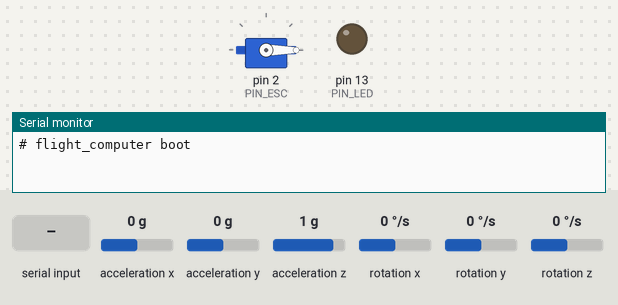
Simulated run of this sketch. Board: Arduino Leonardo, built with avr-gcc and run on an emulated ATmega32U4. Parts: servo, output pins drawn as LEDs (lit = HIGH), the last lines printed to the serial monitor. Wiring (inferred from the names in the program): MPU-6050 motion sensor at I2C address 0x68. Dashed ring = blinking. The inputs (shaded band) are chosen by the test bench; at power-on: acceleration x 0 g, acceleration y 0 g, acceleration z 1 g, rotation x 0 °/s, rotation y 0 °/s, rotation z 0 °/s.

Above: at 0.1 s.
At 3.1 s:
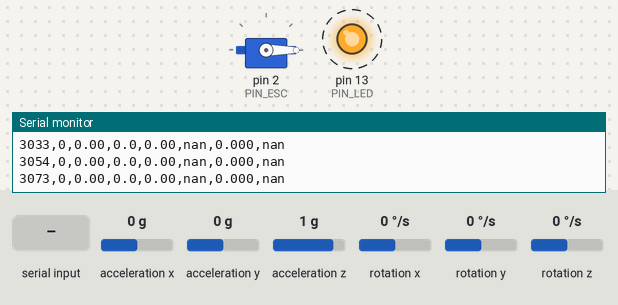
3.2 s: "stop\n" received over Serial
5.5 s: "ki\n" received over Serial
Timing chart, 0 to 13.5 s (numbered marks = the images above; inputs shaded):
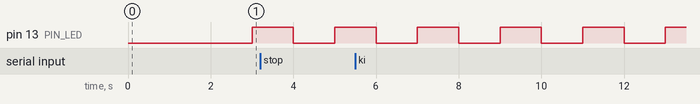

The sketch:

flight_computer.ino
```cpp
// flight_computer.ino -- Teensy 4.0 flight computer for the 1-DOF TVC demonstrator.
//
//   GY-521 IMU --I2C--> Teensy --UART--> BusLinker --bus--> HTD-30H gimbal servo
//                          |  \--PWM--> ESC --> EDF
//                          USB
//                     Raspberry Pi 5 (logging, tuning, later the joystick)
//
// Wiring: docs/pinout.md and docs/icd/. Settings: config.h.
// Serial commands and the CSV format: docs/icd/usb_link.md (or type "help").
//
// STATES
//   SAFE  (boot)  EDF off, servo centered and holding.
//   ARMED         Closed-loop gimbal control, EDF off. Use this for bench
//                 tests: tilt the IMU by hand and watch the gimbal respond.
//   RUN           Closed-loop control AND the EDF spins at the set throttle.
//   FAULT         EDF off, servo centered. Latched until "stop".
// The EDF can only spin in RUN, and RUN can only be entered from ARMED.

#include <Wire.h>
#include "config.h"
#include "imu.h"
#include "servo_bus.h"
#include "esc.h"

enum State : uint8_t { SAFE = 0, ARMED = 1, RUN = 2, FAULT = 3 };
const char *STATE_NAMES[] = { "SAFE", "ARMED", "RUN", "FAULT" };

Imu imu;
ServoBus servo;
Esc esc;

// --- controller state ---
State state = SAFE;
float Kp = KP_DEFAULT, Ki = KI_DEFAULT, Kd = KD_DEFAULT;
float ref_rad = 0;              // angle setpoint (later from the joystick)
float throttle_set = 0;         // EDF throttle used in RUN (0..1, capped in Esc)
float integral = 0;
float rate_filt = 0;            // low-passed gyro rate for the D term
float gimbal_cmd_deg = 0;       // commanded fan tilt
int   servo_trim = 0;           // counts added to SERVO_CENTER

// --- feedback from the servo (refreshed at SERVO_READ_HZ) ---
float gimbal_meas_deg = NAN;
float servo_v = NAN;
uint8_t servo_misses = 0;

// --- timing ---
const float DT = 1.0f / LOOP_HZ;
uint32_t next_tick_us;
uint32_t tick = 0;
uint32_t last_host_ms = 0;

// =====================================================================
// HELPERS
// =====================================================================

void enter(State s, const char *why) {
  state = s;
  if (s != RUN) esc.stop();
  if (s == SAFE || s == FAULT) gimbal_cmd_deg = 0;
  integral = 0;
  Serial.print(F("# STATE "));
  Serial.print(STATE_NAMES[s]);
  Serial.print(F(": "));
  Serial.println(why);
}

uint16_t tilt_to_counts(float fan_deg) {
  float c = SERVO_CENTER + servo_trim + SERVO_DIR * GIMBAL_RATIO * fan_deg * SERVO_COUNTS_PER_DEG;
  return (uint16_t)constrain(lroundf(c), 0, 1000);
}

float counts_to_tilt(int16_t counts) {
  return (counts - SERVO_CENTER - servo_trim) / (SERVO_DIR * GIMBAL_RATIO * SERVO_COUNTS_PER_DEG);
}

void update_led() {
  // SAFE slow blink, ARMED fast blink, RUN solid, FAULT very fast
  static const uint16_t period_ms[] = { 1000, 250, 0, 80 };
  uint16_t p = period_ms[state];
  digitalWrite(PIN_LED, p == 0 ? HIGH : ((millis() / p) & 1));
}

// =====================================================================
// SETUP
// =====================================================================

void setup() {
  pinMode(PIN_LED, OUTPUT);
  esc.begin(PIN_ESC);   // FIRST: hold the ESC at zero throttle from power-up
  Serial.begin(115200); // USB: the baud number is ignored on Teensy
  servo.begin(SERVO_BUS_SERIAL, SERVO_BUS_BAUD);

  uint32_t t0 = millis();
  while (!Serial && millis() - t0 < 2000) {}   // give the Pi/monitor a moment to connect

  Serial.println(F("# flight_computer boot"));
  if (!imu.begin()) {
    Serial.println(F("# ERROR: MPU-6050 not found at 0x68. Check SDA=18, SCL=19, VCC=3.3V."));
    state = FAULT;
  } else {
    Serial.println(F("# Hold the rocket UPRIGHT and STILL -- calibrating..."));
    delay(500);
    imu.calibrate();
    Serial.println(F("# Calibrated."));
  }

  servo.setTorque(SERVO_ID, true);
  servo.move(SERVO_ID, tilt_to_counts(0), 500);   // ease to center

  Serial.println(F("t_ms,state,theta_deg,rate_dps,gimbal_cmd_deg,gimbal_meas_deg,throttle,servo_v"));
  Serial.println(F("# Ready in SAFE. Type 'help'."));
  next_tick_us = micros();
  last_host_ms = millis();
}

// =====================================================================
// MAIN LOOP -- fixed rate at LOOP_HZ
// =====================================================================

void loop() {
  handle_serial();
  update_led();

  if ((int32_t)(micros() - next_tick_us) < 0) return;
  next_tick_us += 1000000UL / LOOP_HZ;
  tick++;

  // --- 1. Sense ---
  if (!imu.update(DT)) {
    if (state != FAULT) enter(FAULT, "IMU read failed (check I2C wiring/grounds)");
  }
  float theta = imu.theta();
  const float b = DT / (DT + 1.0f / (2 * PI * D_LPF_HZ));
  rate_filt += b * (imu.rate() - rate_filt);

  // --- 2. Safety checks ---
  if ((state == ARMED || state == RUN) && fabsf(theta) > radians(THETA_TRIP_DEG)) {
    enter(FAULT, "angle past THETA_TRIP_DEG");
  }
  if (state == RUN && HOST_TIMEOUT_MS > 0 && millis() - last_host_ms > HOST_TIMEOUT_MS) {
    enter(SAFE, "host heartbeat lost");
  }

  // --- 3. Control (same law as sim/tvc_sim/tvc_simulate.m) ---
  if (state == ARMED || state == RUN) {
    float e = ref_rad - theta;
    const float dmax = radians(GIMBAL_MAX_DEG);
    if (Ki > 0) integral = constrain(integral + e * DT, -dmax / Ki, dmax / Ki);   // anti-windup
    float delta = Kp * e - Kd * rate_filt + Ki * integral;
    gimbal_cmd_deg = constrain(degrees(delta), -GIMBAL_MAX_DEG, GIMBAL_MAX_DEG);
  }
  esc.set(state == RUN ? throttle_set : 0);

  // --- 4. Actuate the servo at SERVO_CMD_HZ ---
  if (tick % (LOOP_HZ / SERVO_CMD_HZ) == 0) {
    servo.move(SERVO_ID, tilt_to_counts(gimbal_cmd_deg), 0);
  }

  // --- 5. Servo feedback at SERVO_READ_HZ (alternate position / voltage) ---
  if (tick % (LOOP_HZ / SERVO_READ_HZ) == 0) {
    bool ok;
    if ((tick / (LOOP_HZ / SERVO_READ_HZ)) % 2 == 0) {
      int16_t pos;
      ok = servo.readPos(SERVO_ID, pos);
      if (ok) gimbal_meas_deg = counts_to_tilt(pos);
    } else {
      uint16_t mv;
      ok = servo.readVin(SERVO_ID, mv);
      if (ok) {
        servo_v = mv / 1000.0f;
        if ((state == ARMED || state == RUN) && (servo_v < SERVO_VMIN || servo_v > SERVO_VMAX)) {
          enter(FAULT, "servo voltage out of range");
        }
      }
    }
    servo_misses = ok ? 0 : min(servo_misses + 1, 255);
    if (servo_misses == SERVO_MAX_MISSES && (state == ARMED || state == RUN)) {
      enter(FAULT, "servo not responding (BusLinker wiring/jumpers/power?)");
    }
  }

  // --- 6. Telemetry at TELEM_HZ ---
  if (tick % (LOOP_HZ / TELEM_HZ) == 0) {
    Serial.print(millis());                 Serial.print(',');
    Serial.print(state);                    Serial.print(',');
    Serial.print(degrees(theta), 2);        Serial.print(',');
    Serial.print(degrees(rate_filt), 1);    Serial.print(',');
    Serial.print(gimbal_cmd_deg, 2);        Serial.print(',');
    Serial.print(gimbal_meas_deg, 2);       Serial.print(',');
    Serial.print(esc.throttle(), 3);        Serial.print(',');
    Serial.println(servo_v, 2);
  }
}

// =====================================================================
// SERIAL COMMANDS (from the Pi or the Serial Monitor)
// =====================================================================

void handle_serial() {
  static char buf[48];
  static uint8_t n = 0;
  while (Serial.available()) {
    char c = Serial.read();
    if (c == '\n' || c == '\r') {
      if (n > 0) { buf[n] = 0; last_host_ms = millis(); run_command(buf); n = 0; }
    } else if (n < sizeof(buf) - 1) {
      buf[n++] = c;
    }
  }
}

void print_status() {
  Serial.print(F("# state=")); Serial.print(STATE_NAMES[state]);
  Serial.print(F(" Kp=")); Serial.print(Kp, 3);
  Serial.print(F(" Ki=")); Serial.print(Ki, 3);
  Serial.print(F(" Kd=")); Serial.print(Kd, 3);
  Serial.print(F(" ref=")); Serial.print(degrees(ref_rad), 1);
  Serial.print(F(" throttle=")); Serial.print(throttle_set, 3);
  Serial.print(F(" (cap ")); Serial.print(THROTTLE_MAX, 2);
  Serial.print(F(") trim=")); Serial.println(servo_trim);
}

void run_command(char *cmd) {
  char *arg = strchr(cmd, ' ');
  float val = 0;
  if (arg) { *arg = 0; val = atof(arg + 1); }

  if (!strcmp(cmd, "hb")) return;   // heartbeat: just refreshes last_host_ms
  else if (!strcmp(cmd, "stop"))  enter(SAFE, "stop command");
  else if (!strcmp(cmd, "arm")) {
    if (state == SAFE) enter(ARMED, "gimbal active, EDF off");
    else Serial.println(F("# arm: only from SAFE (send 'stop' first)"));
  }
  else if (!strcmp(cmd, "run")) {
    if (state == ARMED) enter(RUN, "EDF enabled");
    else Serial.println(F("# run: only from ARMED"));
  }
  else if (!strcmp(cmd, "throttle") && arg) throttle_set = constrain(val, 0.0f, THROTTLE_MAX);
  else if (!strcmp(cmd, "ref") && arg)  ref_rad = radians(constrain(val, -10.0f, 10.0f));
  else if (!strcmp(cmd, "kp") && arg)   Kp = val;
  else if (!strcmp(cmd, "ki") && arg)   { Ki = val; integral = 0; }
  else if (!strcmp(cmd, "kd") && arg)   Kd = val;
  else if (!strcmp(cmd, "trim") && arg) servo_trim = constrain((int)val, -100, 100);
  else if (!strcmp(cmd, "zero")) {
    if (state == RUN) { Serial.println(F("# zero: not while RUN")); return; }
    Serial.println(F("# Hold upright and still..."));
    imu.calibrate();
    Serial.println(F("# Re-zeroed."));
  }
  else if (!strcmp(cmd, "status")) { /* printed below */ }
  else if (!strcmp(cmd, "help")) {
    Serial.println(F("# stop | arm | run | throttle <0-1> | ref <deg> | kp/ki/kd <val>"));
    Serial.println(F("# trim <counts> | zero | status | hb"));
    return;
  }
  else { Serial.println(F("# Unknown command. Type 'help'.")); return; }
  print_status();
}
```

esc.cpp
```cpp
// esc.cpp -- see esc.h
#include "esc.h"
#include "config.h"

void Esc::begin(int pin) {
  pwm_.attach(pin, ESC_MIN_US, ESC_MAX_US);
  stop();   // ESCs only arm after seeing "zero throttle" at power-up
}

void Esc::set(float throttle) {
  if (!(throttle > 0)) throttle = 0;              // also catches NaN
  if (throttle > THROTTLE_MAX) throttle = THROTTLE_MAX;
  throttle_ = throttle;
  us_ = ESC_MIN_US + (int)(throttle * (ESC_MAX_US - ESC_MIN_US));
  pwm_.writeMicroseconds(us_);
}
```

esc.h
```cpp
// esc.h -- EDF throttle through the ESC's RC PWM input. docs/icd/edf_esc.md.
#pragma once
#include <Arduino.h>
#include <Servo.h>

class Esc {
 public:
  void begin(int pin);           // starts at ESC_MIN_US (motor stopped)
  void set(float throttle);      // 0..1, hard-clamped to THROTTLE_MAX
  void stop() { set(0); }
  float throttle() const { return throttle_; }
  int pulseUs() const { return us_; }

 private:
  Servo pwm_;                    // the Servo library makes the 50 Hz RC pulse
  float throttle_ = 0;
  int us_ = 0;
};
```

imu.cpp
```cpp
// imu.cpp -- see imu.h
#include "imu.h"
#include <Wire.h>
#include "config.h"

void Imu::write(uint8_t reg, uint8_t val) {
  Wire.beginTransmission(MPU_ADDR);
  Wire.write(reg);
  Wire.write(val);
  Wire.endTransmission();
}

bool Imu::begin() {
  Wire.begin();
  Wire.setClock(400000);   // fast I2C: the 14-byte read takes ~0.4 ms
  Wire.beginTransmission(MPU_ADDR);
  if (Wire.endTransmission() != 0) return false;
  write(0x6B, 0x01);   // PWR_MGMT_1: wake up, gyro X clock
  write(0x1A, 0x02);   // CONFIG: digital low-pass ~94 Hz
  write(0x1B, 0x08);   // GYRO_CONFIG: +/-500 deg/s (65.5 LSB per deg/s)
  write(0x1C, 0x08);   // ACCEL_CONFIG: +/-4 g (8192 LSB per g)
  delay(100);
  return true;
}

// Accelerometer tilt angle [rad] and gyro rate [rad/s] about the gimbal
// axis, with sign, "upright" offset and gyro bias applied.
bool Imu::readRaw(float &acc_angle, float &gyro_rate) {
  Wire.beginTransmission(MPU_ADDR);
  Wire.write(0x3B);   // ACCEL_XOUT_H: accel(6) + temp(2) + gyro(6)
  if (Wire.endTransmission(false) != 0) return false;
  if (Wire.requestFrom(MPU_ADDR, (uint8_t)14) != 14) return false;

  int16_t raw[7];
  for (int i = 0; i < 7; i++) raw[i] = (Wire.read() << 8) | Wire.read();
  float ax = raw[0], ay = raw[1], az = raw[2];        // units cancel in atan2
  float gx = raw[4] / 65.5f, gy = raw[5] / 65.5f;     // deg/s

  float a_raw, g_raw;
  if (IMU_USE_Y_AXIS) { a_raw = atan2f(-ax, az); g_raw = radians(gy); }
  else                { a_raw = atan2f(ay, az);  g_raw = radians(gx); }

  // Wrap into -180..+180 deg so crossing atan2's seam isn't a 360 deg jump.
  float d = a_raw - angle_offset_;
  if (d > PI) d -= 2 * PI;
  if (d < -PI) d += 2 * PI;
  acc_angle = IMU_SIGN * d;
  gyro_rate = IMU_SIGN * (g_raw - gyro_bias_);
  return true;
}

bool Imu::update(float dt) {
  float acc_angle, gyro_rate;
  if (!readRaw(acc_angle, gyro_rate)) return false;
  // Complementary filter: the gyro is smooth but drifts, the accel is
  // noisy (EDF vibration) but doesn't drift. Blend: trust the gyro over
  // short times, the accel over long times (crossover ~COMP_TAU).
  const float k = COMP_TAU / (COMP_TAU + dt);
  theta_ = k * (theta_ + gyro_rate * dt) + (1.0f - k) * acc_angle;
  rate_ = gyro_rate;
  return true;
}

// Average while held still and upright: sets the gyro bias and defines
// "upright" as the current orientation (the IMU needn't be mounted
// perfectly straight).
void Imu::calibrate() {
  angle_offset_ = 0;
  gyro_bias_ = 0;
  const int N = 500;
  float a_sum = 0, g_sum = 0, a, g;
  int got = 0;
  for (int i = 0; i < N; i++) {
    if (readRaw(a, g)) { a_sum += a; g_sum += g; got++; }
    delay(2);
  }
  if (got == 0) return;
  // readRaw applied IMU_SIGN; undo it so the offsets are in raw units
  angle_offset_ = IMU_SIGN * a_sum / got;
  gyro_bias_ = IMU_SIGN * g_sum / got;
  theta_ = 0;
  rate_ = 0;
}
```

imu.h
```cpp
// imu.h -- GY-521 (MPU-6050) over raw I2C + complementary filter.
// Ported from firmware/tvc_controller. See docs/icd/imu_i2c.md.
#pragma once
#include <Arduino.h>

class Imu {
 public:
  bool begin();                  // false = device not found at MPU_ADDR
  void calibrate();              // hold upright + still: sets gyro bias and "upright"
  bool update(float dt);         // read once and fuse; false = I2C read failed

  float theta() const { return theta_; }   // [rad] fused body angle
  float rate() const { return rate_; }     // [rad/s] gyro rate, bias-corrected

 private:
  bool readRaw(float &acc_angle, float &gyro_rate);
  void write(uint8_t reg, uint8_t val);

  float gyro_bias_ = 0, angle_offset_ = 0;
  float theta_ = 0, rate_ = 0;
};
```

servo_bus.cpp
```cpp
// servo_bus.cpp -- see servo_bus.h
#include "servo_bus.h"

namespace {
// Command values from the Hiwonder bus servo protocol
constexpr uint8_t CMD_MOVE_TIME_WRITE   = 1;
constexpr uint8_t CMD_ID_READ           = 14;
constexpr uint8_t CMD_ANGLE_LIMIT_WRITE = 20;
constexpr uint8_t CMD_TEMP_READ         = 26;
constexpr uint8_t CMD_VIN_READ          = 27;
constexpr uint8_t CMD_POS_READ          = 28;
constexpr uint8_t CMD_LOAD_WRITE        = 31;
constexpr uint8_t ID_BROADCAST          = 254;
constexpr uint32_t REPLY_TIMEOUT_US     = 6000;
}

void ServoBus::begin(HardwareSerial &port, uint32_t baud) {
  port_ = &port;
  port_->begin(baud);
}

void ServoBus::send(uint8_t id, uint8_t cmd, const uint8_t *params, uint8_t n) {
  uint8_t buf[16];
  uint8_t len = n + 3;
  uint8_t sum = id + len + cmd;
  buf[0] = 0x55; buf[1] = 0x55; buf[2] = id; buf[3] = len; buf[4] = cmd;
  for (uint8_t i = 0; i < n; i++) { buf[5 + i] = params[i]; sum += params[i]; }
  buf[5 + n] = ~sum;
  port_->write(buf, 6 + n);   // buffered: returns immediately
}

// Send a read command and wait for the matching reply. The BusLinker
// joins TX and RX onto one wire, so we may also hear our OWN request
// echoed back; it has LEN = 3 (no params), so it's skipped by the
// length check below.
bool ServoBus::request(uint8_t id, uint8_t cmd, uint8_t *out, uint8_t n_out) {
  while (port_->available()) port_->read();   // drop stale bytes
  send(id, cmd, nullptr, 0);
  port_->flush();                              // wait until it's on the wire

  uint8_t pkt[16];
  uint8_t idx = 0;
  uint32_t t0 = micros();
  while (micros() - t0 < REPLY_TIMEOUT_US) {
    if (!port_->available()) continue;
    uint8_t b = port_->read();
    // Byte-by-byte packet parser: header, then ID/LEN/CMD/params/CHK
    if (idx < 2) { idx = (b == 0x55) ? idx + 1 : 0; continue; }
    pkt[idx++] = b;
    if (idx >= 4 && (pkt[3] < 3 || pkt[3] > 10)) { idx = 0; continue; }  // bad LEN
    if (idx >= 4 && idx == pkt[3] + 3) {      // full packet received
      uint8_t len = pkt[3];
      uint8_t sum = 0;
      for (uint8_t i = 2; i < len + 2; i++) sum += pkt[i];
      bool ok = ((uint8_t)~sum == pkt[len + 2]) && pkt[4] == cmd && len == n_out + 3;
      if (ok) {
        for (uint8_t i = 0; i < n_out; i++) out[i] = pkt[5 + i];
        return true;
      }
      idx = 0;   // echo or someone else's packet: keep listening
    }
  }
  return false;
}

void ServoBus::move(uint8_t id, uint16_t pos, uint16_t time_ms) {
  if (pos > 1000) pos = 1000;
  uint8_t p[4] = { (uint8_t)(pos & 0xFF), (uint8_t)(pos >> 8),
                   (uint8_t)(time_ms & 0xFF), (uint8_t)(time_ms >> 8) };
  send(id, CMD_MOVE_TIME_WRITE, p, 4);
}

void ServoBus::setTorque(uint8_t id, bool on) {
  uint8_t p[1] = { (uint8_t)(on ? 1 : 0) };
  send(id, CMD_LOAD_WRITE, p, 1);
}

void ServoBus::setAngleLimits(uint8_t id, uint16_t lo, uint16_t hi) {
  uint8_t p[4] = { (uint8_t)(lo & 0xFF), (uint8_t)(lo >> 8),
                   (uint8_t)(hi & 0xFF), (uint8_t)(hi >> 8) };
  send(id, CMD_ANGLE_LIMIT_WRITE, p, 4);
}

bool ServoBus::readPos(uint8_t id, int16_t &pos) {
  uint8_t r[2];
  if (!request(id, CMD_POS_READ, r, 2)) return false;
  pos = (int16_t)(r[0] | (r[1] << 8));   // signed: can read slightly < 0
  return true;
}

bool ServoBus::readVin(uint8_t id, uint16_t &millivolts) {
  uint8_t r[2];
  if (!request(id, CMD_VIN_READ, r, 2)) return false;
  millivolts = r[0] | (r[1] << 8);
  return true;
}

bool ServoBus::readTemp(uint8_t id, uint8_t &deg_c) {
  return request(id, CMD_TEMP_READ, &deg_c, 1);
}

bool ServoBus::readId(uint8_t &id) {
  return request(ID_BROADCAST, CMD_ID_READ, &id, 1);
}
```

Source omitted: servo_bus.h (1164 bytes), config.h (4875 bytes)

Measured:
- by itself, pin 13 (PIN_LED): alternates HIGH for 1.0 s and LOW for 1.0 s
